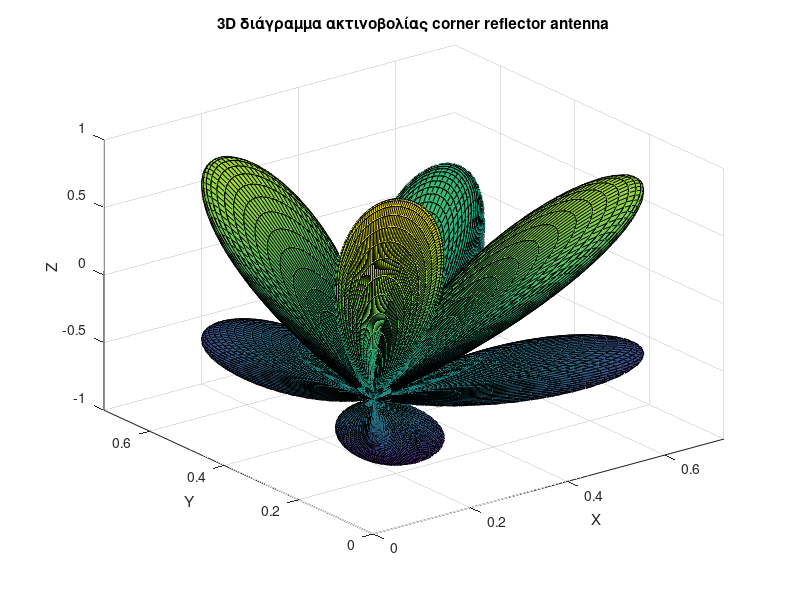

Reproduce this figure in MATLAB.
theta = linspace(0,2*pi, 300);  
phi = linspace(0,2*pi, 300); 
kh_x=3*pi/sqrt(2);
kh_y=3*pi/sqrt(2);

[Theta, Phi] = meshgrid(theta, phi);
R=sin(kh_y*sin(Theta).*sin(Phi)).*sin(kh_x*sin(Theta).*cos(Phi)); 
X=R.*sin(Theta).*cos(Phi);
Y=R.*sin(Phi).*sin(Theta);
Z=R.*cos(Theta);

surf(X, Y, Z);

xlabel('X');
ylabel('Y');
zlabel('Z');
xlim([0 inf]) 
ylim([0 inf])
title('3D διάγραμμα ακτινοβολίας corner reflector antenna');
grid on;

%saveas(gcf,'Ex2_2d3_3D.pdf');
